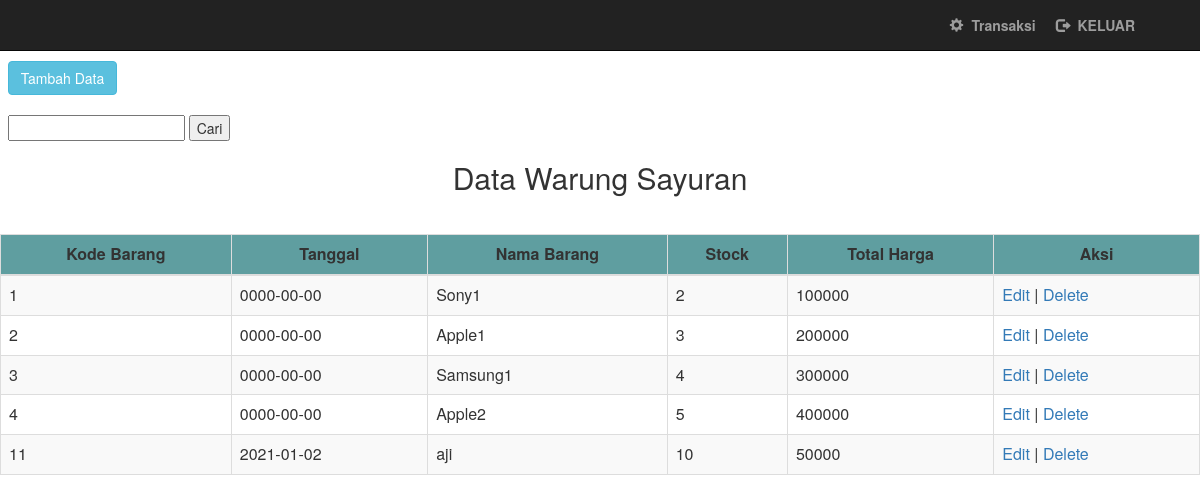
The app's page /admin.php with its own data.
### tables this page shows
CREATE TABLE `tb_produk` (
  `id` int(10) NOT NULL,
  `nama_barang` varchar(50) NOT NULL,
  `harga` float NOT NULL,
  `stok` int(11) NOT NULL,
  `tanggal` date NOT NULL
);

### admin.php (the view, shortened to what this page needs)
<?php
include_once("koneksi.php");
?>
<html>
<head>
	<link rel="stylesheet" type="text/css" href="css/bootstrap.css">
</head>
<body>
	<div class="container">
		<div class="row">
			<div class="col-md-12">
				<div class="navbar navbar-fixed-top navbar-inverse inverse">
					<ul class="nav navbar-nav navbar-right" style="margin-right: 50px;">
						<li>
							<a href="logout.php" onclick="return confirm('Yakin akan keluar dari aplikasi ini ?')">
								<div class="glyphicon glyphicon-log-out"></div>&nbsp;
								<strong>KELUAR</strong>
							</a>
					</ul>
					<ul class="nav navbar-nav navbar-right" style="margin-right: -10px;">
						<li>
							<a href="profil.php">
								<div class="glyphicon glyphicon-cog"></div>&nbsp;
								<strong>Transaksi</strong>
							</a>
						</li>
					</ul>
				</div>
			</div>
		</div>
	</div>
	<br><br><br>
	<a href="tambah_admin.php">&nbsp;
		<div class="btn btn-info">Tambah Data</div></a>
	<form action="" method="get">
		<br>
		&nbsp&nbsp<input type="text" name="cari">
		<input type="submit" value="Cari">
		<center>
			<h2>Data Warung Sayuran<h2>
		</center>
		<br>
		<div class="table-responsive">
			<table class="table table-bordered table-striped table-hover">
				<thead style="background: #5F9EA0">
					<th>
						<center>Kode Barang</center>
					</th>
					<th>
						<center>Tanggal</center>
					</th>
					<th>
						<center>Nama Barang</center>
					</th>
					<th>
						<center>Stock</center>
					</th>
					<th>
						<center>Total Harga</center>
					</th>
					<th>
						<center>Aksi</center>
				</thead>
		</div>
		<?php
		if (isset($_GET['cari'])) {
			$cari = $_GET['cari'];
			$result = mysqli_query($conn, "SELECT * FROM tb_produk WHERE nama_barang LIKE '%" . $cari . "%'");
		} else {
			$result = mysqli_query($conn, "SELECT * FROM tb_produk");
		}
		while ($data = mysqli_fetch_array($result)) {
			echo "<tr>";
			echo "<td>" . $data['id'] . "</td>";
			echo "<td>" . $data['tanggal'] . "</td>";
			echo "<td>" . $data['nama_barang'] . "</td>";
			echo "<td>" . $data['stok'] . "</td>";
			echo "<td>" . $data['harga'] . "</td>";
			echo "<td><a href='edit2.php?id=$data[id]'>Edit</a> | <a href='delete.php?id=$data[id]'>Delete</a></td></tr>";
		}
		?>
</body>
</html>

### records on screen
tb_produk: id "1", tanggal "0000-00-00", nama_barang "Sony1", stok "2", harga "100000"
tb_produk: id "2", tanggal "0000-00-00", nama_barang "Apple1", stok "3", harga "200000"
tb_produk: id "3", tanggal "0000-00-00", nama_barang "Samsung1", stok "4", harga "300000"
tb_produk: id "4", tanggal "0000-00-00", nama_barang "Apple2", stok "5", harga "400000"
tb_produk: id "11", tanggal "2021-01-02", nama_barang "aji", stok "10", harga "50000"
